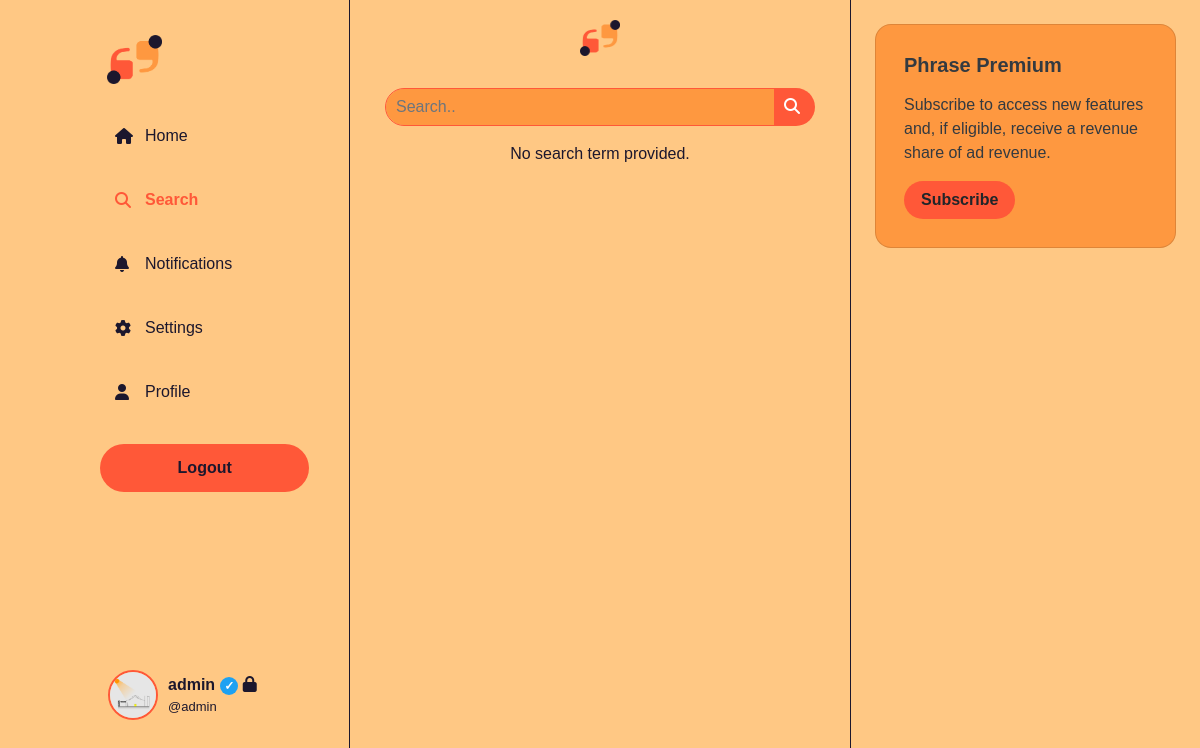
Page /home/search.php (signed in) on the committed database.
### tables this page shows
CREATE TABLE `users` (
  `id_user` int(11) NOT NULL,
  `username` varchar(20) NOT NULL,
  `email` varchar(20) NOT NULL,
  `password` varchar(20) NOT NULL,
  `image` text NOT NULL
);

CREATE TABLE `profile` (
  `id_profile` int(11) NOT NULL,
  `username` varchar(20) NOT NULL,
  `following` varchar(20) NOT NULL,
  `follower` varchar(20) NOT NULL,
  `likes` varchar(20) NOT NULL,
  `status` enum('Verified','Non Verified') NOT NULL,
  `tipe_akun` enum('Public','Private') NOT NULL
);

### home/search.php (the view, shortened to what this page needs)
<?php include '../function/func_kunci.php'; ?>
<!DOCTYPE html>
<html lang="en">
<head>
    <link rel="stylesheet" href="https://cdn.jsdelivr.net/npm/bootstrap@5.3.0/dist/css/bootstrap.min.css">
    <link rel="stylesheet" href="https://cdnjs.cloudflare.com/ajax/libs/font-awesome/6.1.0/css/all.min.css">
    <link rel="stylesheet" href="https://stackpath.bootstrapcdn.com/bootstrap/4.3.1/css/bootstrap.min.css">
</head>
<body>
    <nav class="side-navbar">
        <div class="logo">
            <img src="../img/logo.png" alt="Twitter Logo">
        </div>
        <ul class="nav-links">
            <li class="nav-link" onclick="navigateTo('index.php')">
                <i class="fas fa-home"></i> Home
            </li>
            <li class="nav-link active" onclick="navigateTo('#')">
                <i class="fas fa-search"></i> Search
            </li>
            <li class="nav-link" onclick="navigateTo('notification.php')">
                <i class="fas fa-bell"></i> Notifications
            </li>
            <li class="nav-link" onclick="navigateTo('settings.php')">
                <i class="fas fa-gear"></i> Settings
            </li>
            <li class="nav-link" onclick="navigateTo('profile.php')">
                <i class="fas fa-user"></i> Profile
            </li>
        </ul>
        <form method="post" action="../function/func_logout.php">
            <button class="tweet-button" type="submit" name="logout_button">Logout</button>
        </form>
        <div class="profile-container mb-3">
        <?php
            include '../config/koneksi.php';
            if(isset($_SESSION['username'])) {
                $username = $_SESSION['username'];
                $sql = "SELECT image FROM users WHERE username = '$username'";
                $result = $con->query($sql);
                if ($result->num_rows > 0) {
                    $row = $result->fetch_assoc();
                    $nama_file = $row["image"];
                    $lokasi_file = "../img/" . $nama_file;
                    if (file_exists($lokasi_file)) {
                        echo '<img class="profile-picture" src="../img/' . $nama_file . '" alt="Profile Picture">';
                    } else {
                        echo "File tidak ditemukan.";
                    }
                } else {
                    echo "Tidak ada data pengguna ditemukan.";
                }
            } else {
                echo "Sesi username tidak ditemukan.";
            }
            ?>
            <div>
                <div class="profile-username"><?php echo $username; ?><?php
                include '../config/koneksi.php';
                $username = $_SESSION['username'];
                $sql = "SELECT status, tipe_akun FROM profile WHERE username = '$username'";
                $result = $con->query($sql);
                if ($result) {
                    while ($row = $result->fetch_assoc()) {
                        if ($row["status"] === "Verified") {
                            echo '<span class="verified-badge">✓</span>';
                        } elseif ($row["status"] === "Non Verified") {
                        } else {
                            var_dump($row["status"]);
                        }
                        if ($row["tipe_akun"] === "Private") {
                            echo ' <i class="fa-solid fa-lock"></i>';
                        }
                    }
                } else {
                    echo "Error: " . $sql . "<br>" . $con->error;
                }
                ?>
                </div>
                <div class="profile-handle">@<?php echo $username; ?></div>
            </div>
        </div>
    </nav>
    <div class="side-right">
        <div class="row mb-2">
            <div class="col-12">
                <div class="card m-1 rounded-4 text-start text-dark p-2" style="background-color: #fe9840;">
                    <div class="card-body">
                      <h5 class="card-title fw-bold mb-3">Phrase Premium</h5>
                      <p class="card-text fw-normal">Subscribe to access new features and, if eligible, receive a revenue share of ad revenue.</p>
                      <a href="#" class="btn rounded-5 fw-bold ps-3 pe-3" style="background-color: #ff5838;" data-toggle="modal" data-target="#customModal">Subscribe</a>
                    </div>
                  </div>
            </div>
        </div>
    </div>
    <div class="main-content">
        <div class="container">
            <div class="row justify-content-center mb-2">
                <div class="col-12">
                    <img src="../img/logo.png" alt="Twitter Logo" style="max-width: 40px; position: sticky; top: 0;">
                </div>
            </div>
        </div>
        <div class="container mt-3">
            <div class="row">
                <div class="col-12 mt-3 mb-3">
                    <form method="GET" action="search.php">
                        <div class="input-group custom-search-box">
                        <input type="text" name="search" class="form-control search-input text-dark" id="search-input" placeholder="Search.." aria-label="Search" aria-describedby="search-button">
                        <button class="btn search-button" type="submit" id="search-button"><i class="fa-solid fa-magnifying-glass"></i></button>
                        </div>
                    </form>
                </div>
            </div>
            <?php
include '../config/koneksi.php';
if (isset($_GET['search'])) {
    $searchTerm = cleanInput($_GET['search']);
    $sql = "SELECT profile.username, profile.status, users.image FROM profile
            INNER JOIN users ON profile.username = users.username
            WHERE profile.username LIKE ?";
    $stmt = $con->prepare($sql);
    $searchTerm = "%" . $searchTerm . "%";
    $stmt->bind_param("s", $searchTerm);
    $stmt->execute();
    $result = $stmt->get_result();
    if ($result->num_rows > 0) {
        while ($row = $result->fetch_assoc()) {
            echo '<div class="row mt-2">';
            echo '    <div class="col-12">';
            echo '        <div class="card rounded-4 text-start text-dark p-2" style="background-color: #fe9840;">';
            echo '            <div class="card-body">';
            echo '                <div class="row">';
            echo '                    <div class="col-2 text-end">';
            echo '                        <a href="javascript:void(0);" onclick="openProfile(\'' . $row['username'] . '\')" class="card-text fw-bold">';
            echo '                            <img src="../img/' . $row['image'] . '" alt="profile pict" style="width: 40px; height: 40px; border-radius: 50%; border: 1px solid #1c172d">';
            echo '                        </a>';
            echo '                    </div>';
            echo '                    <div class="col-5 text-start mt-2">';
            echo '                        <a href="javascript:void(0);" onclick="openProfile(\'' . $row['username'] . '\')" class="card-text fw-bold">';
            echo '                            ' . $row['username'];
            if ($row['status'] === 'Verified') {
                echo '<span class="verified-badge">✓</span>';
            }
            echo '                        </a>';
            echo '                    </div>';
            echo '                </div>';
            echo '            </div>';
            echo '        </div>';
            echo '    </div>';
            echo '</div>';
        }
    } else {
        echo 'No results found.';
    }
    $stmt->close();
} else {
    echo 'No search term provided.';
}
?>
        </div>
    </div>
    <div class="bottom-navbar">
        <a href="index.php" class="nav-item"><i class="fas fa-home"></i></a>
        <a href="#" class="nav-item active"><i class="fas fa-search"></i></a>
        <a href="notification.php" class="nav-item"><i class="fas fa-bell"></i></a>
        <a href="settings.php" class="nav-item"><i class="fas fa-gear"></i></a>
        <a href="profile.php" class="nav-item"><i class="fas fa-user"></i></a>
    </div>
</body>
</html>

### home/search.php (style rules this page uses)
* { margin: 0; padding: 0; box-sizing: border-box; }
html, body { margin: 0; padding: 0; font-family: Arial, sans-serif; background-color: #ffc884; }
.logo { padding: 15px; text-align: center; }
.logo img { width: 55px; margin-right: 80px; }
.side-navbar { background-color: #ffc884; width: 350px; height: 100%; position: fixed; top: 0; left: 0; border-right: 1px solid #1c172d; padding-top: 20px; }
.nav-links { list-style: none; padding: 0; margin: 0; margin-left: 100px; }
.nav-link { cursor: pointer; display: flex; align-items: center; text-decoration: none; color: #1c172d; padding: 15px; margin: 10px 0; border-radius: 30px; }
.active { font-weight: bold; color: #ff5838; cursor: not-allowed; }
.nav-link i { margin-right: 10px; width: 20px; }
.tweet-button { background-color: #ff5838; color: #1c172d; border: none; padding: 12px 20px; margin: 15px 15px 10px 100px; width: 60%; border-radius: 30px; cursor: pointer; font-weight: bold; }
.profile-container { display: flex; align-items: center; margin: 160px auto 20px 100px; padding: 8px; position: relative; }
.profile-picture { width: 50px; height: 50px; border: 2px solid #ff5838; border-radius: 50%; }
.profile-username { margin-left: 10px; font-weight: bold; color: #1c172d; cursor: pointer; }
.profile-handle { margin-left: 10px; font-weight: normal; font-size: 13px; color: #1c172d; }
.side-right { background-color: #ffc884; width: 350px; height: 100%; position: fixed; top: 0; right: 0; color: #1c172d; border-left: 1px solid #1c172d; padding: 20px; text-align: center; overflow: auto; }
.main-content { padding: 20px; margin-left: 350px; margin-right: 350px; text-align: center; height: 100%; color: #1c172d; }
.verified-badge { background-color: #1da1f2; color: #fff; font-size: 12px; padding: 2px 4px; border-radius: 50%; margin-left: 5px; }
.custom-search-box { display: flex; width: 100%; max-width: 800px; min-width: 300px; }
.search-input { flex: 1; border-radius: 30px 0 0 30px; background-color: #fe9840; border: 1px solid #ff5838; padding: 10px; }
.search-button { background-color: #ff5838; color: #fff; border: none; border-radius: 0 30px 30px 0; padding: 0 15px 0 10px; cursor: pointer; }

### rows in the picture
users: image (picture)
profile: tipe_akun "Private" (drawn)

### other values in the picture
$username "admin"
